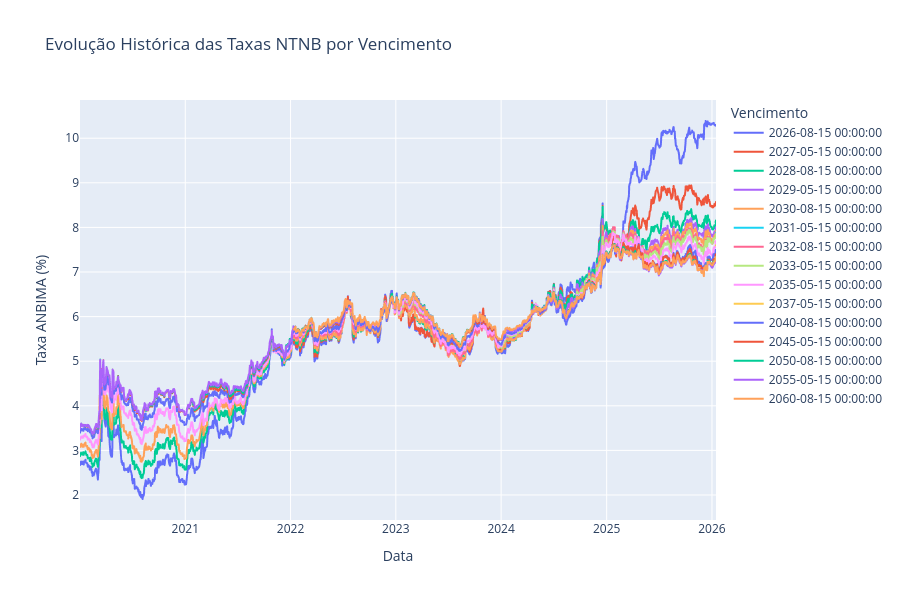

Here is the notebook cell this chart was saved with:
### Code cell
import plotly.express as px

df['data_referencia'] = pd.to_datetime(df['data_referencia'])

fig = px.line(
    df,
    x='data_referencia',
    y='taxa_anbima',
    color='data_vencimento',
    title='Evolução Histórica das Taxas NTNB por Vencimento'
)

fig.update_layout(
    xaxis_title="Data",
    yaxis_title="Taxa ANBIMA (%)",
    legend_title="Vencimento",
    height=600
)

fig.show()

### Figure 1 — Plotly figure (JSON) as saved in the notebook; plotly's stock layout.template omitted (floating-point values rounded to 4 significant figures; data arrays with more than 128 entries replaced by an {"elided": "..."} marker saying what was removed)
{"data": [{"hovertemplate": "data_vencimento=2026-08-15 00:00:00<br>data_referencia=%{x}<br>taxa_anbima=%{y}<extra></extra>", "legendgroup": "2026-08-15 00:00:00", "line": {"color": "#636efa", "dash": "solid"}, "marker": {"symbol": "circle"}, "mode": "lines", "name": "2026-08-15 00:00:00", "showlegend": true, "type": "scattergl", "x": {"elided": "1517 str values"}, "xaxis": "x", "y": {"elided": "1517 float values"}, "yaxis": "y"}, {"hovertemplate": "data_vencimento=2027-05-15 00:00:00<br>data_referencia=%{x}<br>taxa_anbima=%{y}<extra></extra>", "legendgroup": "2027-05-15 00:00:00", "line": {"color": "#EF553B", "dash": "solid"}, "marker": {"symbol": "circle"}, "mode": "lines", "name": "2027-05-15 00:00:00", "showlegend": true, "type": "scattergl", "x": {"elided": "1008 str values"}, "xaxis": "x", "y": {"elided": "1008 float values"}, "yaxis": "y"}, {"hovertemplate": "data_vencimento=2028-08-15 00:00:00<br>data_referencia=%{x}<br>taxa_anbima=%{y}<extra></extra>", "legendgroup": "2028-08-15 00:00:00", "line": {"color": "#00cc96", "dash": "solid"}, "marker": {"symbol": "circle"}, "mode": "lines", "name": "2028-08-15 00:00:00", "showlegend": true, "type": "scattergl", "x": {"elided": "1517 str values"}, "xaxis": "x", "y": {"elided": "1517 float values"}, "yaxis": "y"}, {"hovertemplate": "data_vencimento=2029-05-15 00:00:00<br>data_referencia=%{x}<br>taxa_anbima=%{y}<extra></extra>", "legendgroup": "2029-05-15 00:00:00", "line": {"color": "#ab63fa", "dash": "solid"}, "marker": {"symbol": "circle"}, "mode": "lines", "name": "2029-05-15 00:00:00", "showlegend": true, "type": "scattergl", "x": {"elided": "504 str values"}, "xaxis": "x", "y": {"elided": "504 float values"}, "yaxis": "y"}, {"hovertemplate": "data_vencimento=2030-08-15 00:00:00<br>data_referencia=%{x}<br>taxa_anbima=%{y}<extra></extra>", "legendgroup": "2030-08-15 00:00:00", "line": {"color": "#FFA15A", "dash": "solid"}, "marker": {"symbol": "circle"}, "mode": "lines", "name": "2030-08-15 00:00:00", "showlegend": true, "type": "scattergl", "x": {"elided": "1517 str values"}, "xaxis": "x", "y": {"elided": "1517 float values"}, "yaxis": "y"}, {"hovertemplate": "data_vencimento=2031-05-15 00:00:00<br>data_referencia=%{x}<br>taxa_anbima=%{y}<extra></extra>", "legendgroup": "2031-05-15 00:00:00", "line": {"color": "#19d3f3", "dash": "solid"}, "marker": {"symbol": "circle"}, "mode": "lines", "name": "2031-05-15 00:00:00", "showlegend": true, "type": "scattergl", "x": ["2026-01-14T00:00:00.000000000", "2026-01-15T00:00:00.000000000"], "xaxis": "x", "y": [7.87, 7.886], "yaxis": "y"}, {"hovertemplate": "data_vencimento=2032-08-15 00:00:00<br>data_referencia=%{x}<br>taxa_anbima=%{y}<extra></extra>", "legendgroup": "2032-08-15 00:00:00", "line": {"color": "#FF6692", "dash": "solid"}, "marker": {"symbol": "circle"}, "mode": "lines", "name": "2032-08-15 00:00:00", "showlegend": true, "type": "scattergl", "x": {"elided": "1013 str values"}, "xaxis": "x", "y": {"elided": "1013 float values"}, "yaxis": "y"}, {"hovertemplate": "data_vencimento=2033-05-15 00:00:00<br>data_referencia=%{x}<br>taxa_anbima=%{y}<extra></extra>", "legendgroup": "2033-05-15 00:00:00", "line": {"color": "#B6E880", "dash": "solid"}, "marker": {"symbol": "circle"}, "mode": "lines", "name": "2033-05-15 00:00:00", "showlegend": true, "type": "scattergl", "x": {"elided": "762 str values"}, "xaxis": "x", "y": {"elided": "762 float values"}, "yaxis": "y"}, {"hovertemplate": "data_vencimento=2035-05-15 00:00:00<br>data_referencia=%{x}<br>taxa_anbima=%{y}<extra></extra>", "legendgroup": "2035-05-15 00:00:00", "line": {"color": "#FF97FF", "dash": "solid"}, "marker": {"symbol": "circle"}, "mode": "lines", "name": "2035-05-15 00:00:00", "showlegend": true, "type": "scattergl", "x": {"elided": "1517 str values"}, "xaxis": "x", "y": {"elided": "1517 float values"}, "yaxis": "y"}, {"hovertemplate": "data_vencimento=2037-05-15 00:00:00<br>data_referencia=%{x}<br>taxa_anbima=%{y}<extra></extra>", "legendgroup": "2037-05-15 00:00:00", "line": {"color": "#FECB52", "dash": "solid"}, "marker": {"symbol": "circle"}, "mode": "lines", "name": "2037-05-15 00:00:00", "showlegend": true, "type": "scattergl", "x": ["2026-01-14T00:00:00.000000000", "2026-01-15T00:00:00.000000000"], "xaxis": "x", "y": [7.599, 7.597], "yaxis": "y"}, {"hovertemplate": "data_vencimento=2040-08-15 00:00:00<br>data_referencia=%{x}<br>taxa_anbima=%{y}<extra></extra>", "legendgroup": "2040-08-15 00:00:00", "line": {"color": "#636efa", "dash": "solid"}, "marker": {"symbol": "circle"}, "mode": "lines", "name": "2040-08-15 00:00:00", "showlegend": true, "type": "scattergl", "x": {"elided": "1517 str values"}, "xaxis": "x", "y": {"elided": "1517 float values"}, "yaxis": "y"}, {"hovertemplate": "data_vencimento=2045-05-15 00:00:00<br>data_referencia=%{x}<br>taxa_anbima=%{y}<extra></extra>", "legendgroup": "2045-05-15 00:00:00", "line": {"color": "#EF553B", "dash": "solid"}, "marker": {"symbol": "circle"}, "mode": "lines", "name": "2045-05-15 00:00:00", "showlegend": true, "type": "scattergl", "x": {"elided": "1517 str values"}, "xaxis": "x", "y": {"elided": "1517 float values"}, "yaxis": "y"}, {"hovertemplate": "data_vencimento=2050-08-15 00:00:00<br>data_referencia=%{x}<br>taxa_anbima=%{y}<extra></extra>", "legendgroup": "2050-08-15 00:00:00", "line": {"color": "#00cc96", "dash": "solid"}, "marker": {"symbol": "circle"}, "mode": "lines", "name": "2050-08-15 00:00:00", "showlegend": true, "type": "scattergl", "x": {"elided": "1517 str values"}, "xaxis": "x", "y": {"elided": "1517 float values"}, "yaxis": "y"}, {"hovertemplate": "data_vencimento=2055-05-15 00:00:00<br>data_referencia=%{x}<br>taxa_anbima=%{y}<extra></extra>", "legendgroup": "2055-05-15 00:00:00", "line": {"color": "#ab63fa", "dash": "solid"}, "marker": {"symbol": "circle"}, "mode": "lines", "name": "2055-05-15 00:00:00", "showlegend": true, "type": "scattergl", "x": {"elided": "1517 str values"}, "xaxis": "x", "y": {"elided": "1517 float values"}, "yaxis": "y"}, {"hovertemplate": "data_vencimento=2060-08-15 00:00:00<br>data_referencia=%{x}<br>taxa_anbima=%{y}<extra></extra>", "legendgroup": "2060-08-15 00:00:00", "line": {"color": "#FFA15A", "dash": "solid"}, "marker": {"symbol": "circle"}, "mode": "lines", "name": "2060-08-15 00:00:00", "showlegend": true, "type": "scattergl", "x": {"elided": "1008 str values"}, "xaxis": "x", "y": {"elided": "1008 float values"}, "yaxis": "y"}], "layout": {"height": 600, "legend": {"title": {"text": "Vencimento"}, "tracegroupgap": 0}, "title": {"text": "Evolução Histórica das Taxas NTNB por Vencimento"}, "xaxis": {"anchor": "y", "domain": [0, 1], "title": {"text": "Data"}}, "yaxis": {"anchor": "x", "domain": [0, 1], "title": {"text": "Taxa ANBIMA (%)"}}}}
